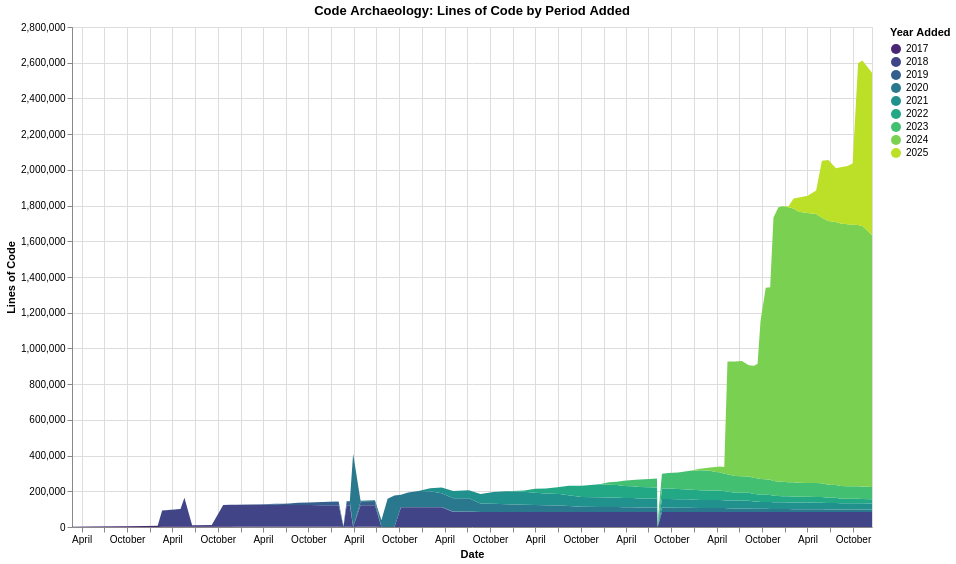

Specify this chart in Vega-Lite:
### Vega-Lite specification from a JSON file in a GitHub repository (floating-point values rounded to 4 significant figures; data arrays with more than 128 entries replaced by an {"elided": "..."} marker saying what was removed)
{"$schema": "https://vega.github.io/schema/vega-lite/v6.1.0.json", "config": {"view": {"continuousHeight": 300, "continuousWidth": 300}}, "data": {"name": "data-278cb3ddb9a9477fb645c72f450cb16e"}, "datasets": {"data-278cb3ddb9a9477fb645c72f450cb16e": {"elided": "412 records"}}, "encoding": {"color": {"field": "period", "scale": {"scheme": "viridis"}, "title": "Year Added", "type": "ordinal"}, "order": {"field": "period", "type": "ordinal"}, "tooltip": [{"field": "commit_date", "type": "temporal"}, {"field": "period", "type": "ordinal"}, {"field": "line_count", "type": "quantitative"}], "x": {"field": "commit_date", "title": "Date", "type": "temporal"}, "y": {"field": "line_count", "title": "Lines of Code", "type": "quantitative"}}, "height": 500, "mark": {"type": "area"}, "title": "Code Archaeology: Lines of Code by Period Added", "width": 800}
